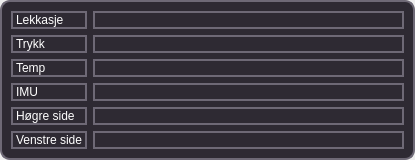
                              <widget class="QFrame" name="kameraBtnFrame">
                               <property name="sizePolicy">
                                <sizepolicy hsizetype="Preferred" vsizetype="Preferred">
                                 <horstretch>0</horstretch>
                                 <verstretch>1</verstretch>
                                </sizepolicy>
                               </property>
                               <property name="minimumSize">
                                <size>
                                 <width>0</width>
                                 <height>0</height>
                                </size>
                               </property>
                               <property name="maximumSize">
                                <size>
                                 <width>16777215</width>
                                 <height>16777215</height>
                                </size>
                               </property>
                               <layout class="QVBoxLayout" name="verticalLayout_13">
                                <property name="spacing">
                                 <number>5</number>
                                </property>
                                <property name="leftMargin">
                                 <number>0</number>
                                </property>
                                <property name="topMargin">
                                 <number>0</number>
                                </property>
                                <property name="rightMargin">
                                 <number>0</number>
                                </property>
                                <property name="bottomMargin">
                                 <number>0</number>
                                </property>
                                <item>
                                 <widget class="QFrame" name="frame_5">
                                  <property name="styleSheet">
                                   <string notr="true">QWidget {
    background-color: #6E6976;
}

QFrame {
    background-color: #2E2A33;
    border: 2px solid #6E6976;
    border-radius: 10px;
}

QPushButton {
    background-color: #2E2A33;
    border: 2px solid #6E6976;
    border-radius: 10px;
    color: #FFFFFF;
    padding: 5px;
}

QPushButton:hover {
    background-color: #6E6976;
    color: #FFFFFF;
}

QLineEdit {
    background-color: #2E2A33;
    border: 2px solid #6E6976;
    border-radius: 10px;
    color: #FFFFFF;
    padding: 5px;
}

QLabel {
    color: #FFFFFF;
}
</string>
                                  </property>
                                  <property name="frameShape">
                                   <enum>QFrame::StyledPanel</enum>
                                  </property>
                                  <property name="frameShadow">
                                   <enum>QFrame::Raised</enum>
                                  </property>
                                  <layout class="QVBoxLayout" name="verticalLayout_28">
                                   <item>
                                    <layout class="QHBoxLayout" name="horizontalLayout_14">
                                     <item>
                                      <layout class="QVBoxLayout" name="verticalLayout_29">
                                       <item>
                                        <widget class="QLabel" name="label_21">
                                         <property name="maximumSize">
                                          <size>
                                           <width>311</width>
                                           <height>25</height>
                                          </size>
                                         </property>
                                         <property name="styleSheet">
                                          <string notr="true">QLabel {
  qproperty-alignment: 'AlignCenter';
}</string>
                                         </property>
                                         <property name="text">
                                          <string>Lekkasje</string>
                                         </property>
                                        </widget>
                                       </item>
                                       <item>
                                        <widget class="QLabel" name="label_22">
                                         <property name="maximumSize">
                                          <size>
                                           <width>311</width>
                                           <height>16777215</height>
                                          </size>
                                         </property>
                                         <property name="styleSheet">
                                          <string notr="true">QLabel {
  qproperty-alignment: 'AlignCenter';
}</string>
                                         </property>
                                         <property name="text">
                                          <string>Trykk</string>
                                         </property>
                                        </widget>
                                       </item>
                                       <item>
                                        <widget class="QLabel" name="label_23">
                                         <property name="maximumSize">
                                          <size>
                                           <width>311</width>
                                           <height>16777215</height>
                                          </size>
                                         </property>
                                         <property name="styleSheet">
                                          <string notr="true">QLabel {
  qproperty-alignment: 'AlignCenter';
}</string>
                                         </property>
                                         <property name="text">
                                          <string>Temp</string>
                                         </property>
                                        </widget>
                                       </item>
                                       <item>
                                        <widget class="QLabel" name="label_24">
                                         <property name="maximumSize">
                                          <size>
                                           <width>311</width>
                                           <height>16777215</height>
                                          </size>
                                         </property>
                                         <property name="styleSheet">
                                          <string notr="true">QLabel {
  qproperty-alignment: 'AlignCenter';
}</string>
                                         </property>
                                         <property name="text">
                                          <string>IMU</string>
                                         </property>
                                        </widget>
                                       </item>
                                       <item>
                                        <widget class="QLabel" name="label_25">
                                         <property name="maximumSize">
                                          <size>
                                           <width>311</width>
                                           <height>16777215</height>
                                          </size>
                                         </property>
                                         <property name="styleSheet">
                                          <string notr="true">QLabel {
  qproperty-alignment: 'AlignCenter';
}</string>
                                         </property>
                                         <property name="text">
                                          <string>Høgre side</string>
                                         </property>
                                        </widget>
                                       </item>
                                       <item>
                                        <widget class="QLabel" name="label_26">
                                         <property name="maximumSize">
                                          <size>
                                           <width>311</width>
                                           <height>16777215</height>
                                          </size>
                                         </property>
                                         <property name="styleSheet">
                                          <string notr="true">QLabel {
  qproperty-alignment: 'AlignCenter';
}</string>
                                         </property>
                                         <property name="text">
                                          <string>Venstre side</string>
                                         </property>
                                        </widget>
                                       </item>
                                      </layout>
                                     </item>
                                     <item>
                                      <layout class="QVBoxLayout" name="verticalLayout_30">
                                       <item>
                                        <widget class="QLabel" name="label_27">
                                         <property name="minimumSize">
                                          <size>
                                           <width>311</width>
                                           <height>0</height>
                                          </size>
                                         </property>
                                         <property name="maximumSize">
                                          <size>
                                           <width>600</width>
                                           <height>25</height>
                                          </size>
                                         </property>
                                         <property name="text">
                                          <string/>
                                         </property>
                                        </widget>
                                       </item>
                                       <item>
                                        <widget class="QLabel" name="label_28">
                                         <property name="maximumSize">
                                          <size>
                                           <width>600</width>
                                           <height>25</height>
                                          </size>
                                         </property>
                                         <property name="text">
                                          <string/>
                                         </property>
                                        </widget>
                                       </item>
                                       <item>
                                        <widget class="QLabel" name="label_29">
                                         <property name="maximumSize">
                                          <size>
                                           <width>600</width>
                                           <height>25</height>
                                          </size>
                                         </property>
                                         <property name="text">
                                          <string/>
                                         </property>
                                        </widget>
                                       </item>
                                       <item>
                                        <widget class="QLabel" name="label_30">
                                         <property name="maximumSize">
                                          <size>
                                           <width>600</width>
                                           <height>25</height>
                                          </size>
                                         </property>
                                         <property name="text">
                                          <string/>
                                         </property>
                                        </widget>
                                       </item>
                                       <item>
                                        <widget class="QLabel" name="label_31">
                                         <property name="maximumSize">
                                          <size>
                                           <width>600</width>
                                           <height>25</height>
                                          </size>
                                         </property>
                                         <property name="text">
                                          <string/>
                                         </property>
                                        </widget>
                                       </item>
                                       <item>
                                        <widget class="QLabel" name="label_32">
                                         <property name="maximumSize">
                                          <size>
                                           <width>600</width>
                                           <height>25</height>
                                          </size>
                                         </property>
                                         <property name="text">
                                          <string/>
                                         </property>
                                        </widget>
                                       </item>
                                      </layout>
                                     </item>
                                    </layout>
                                   </item>
                                  </layout>
                                 </widget>
                                </item>
                               </layout>
                              </widget>
